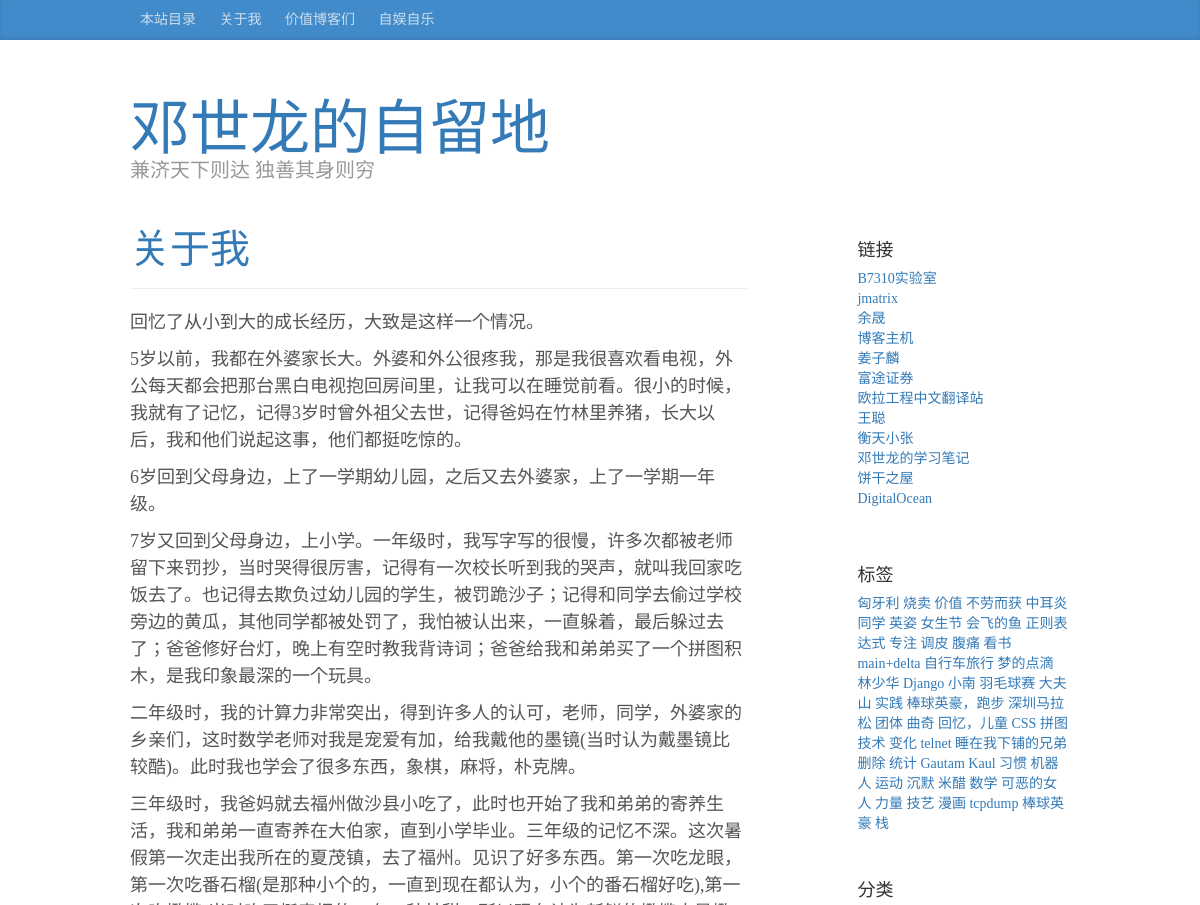
The app's page /about-me/ (upper part), older data.
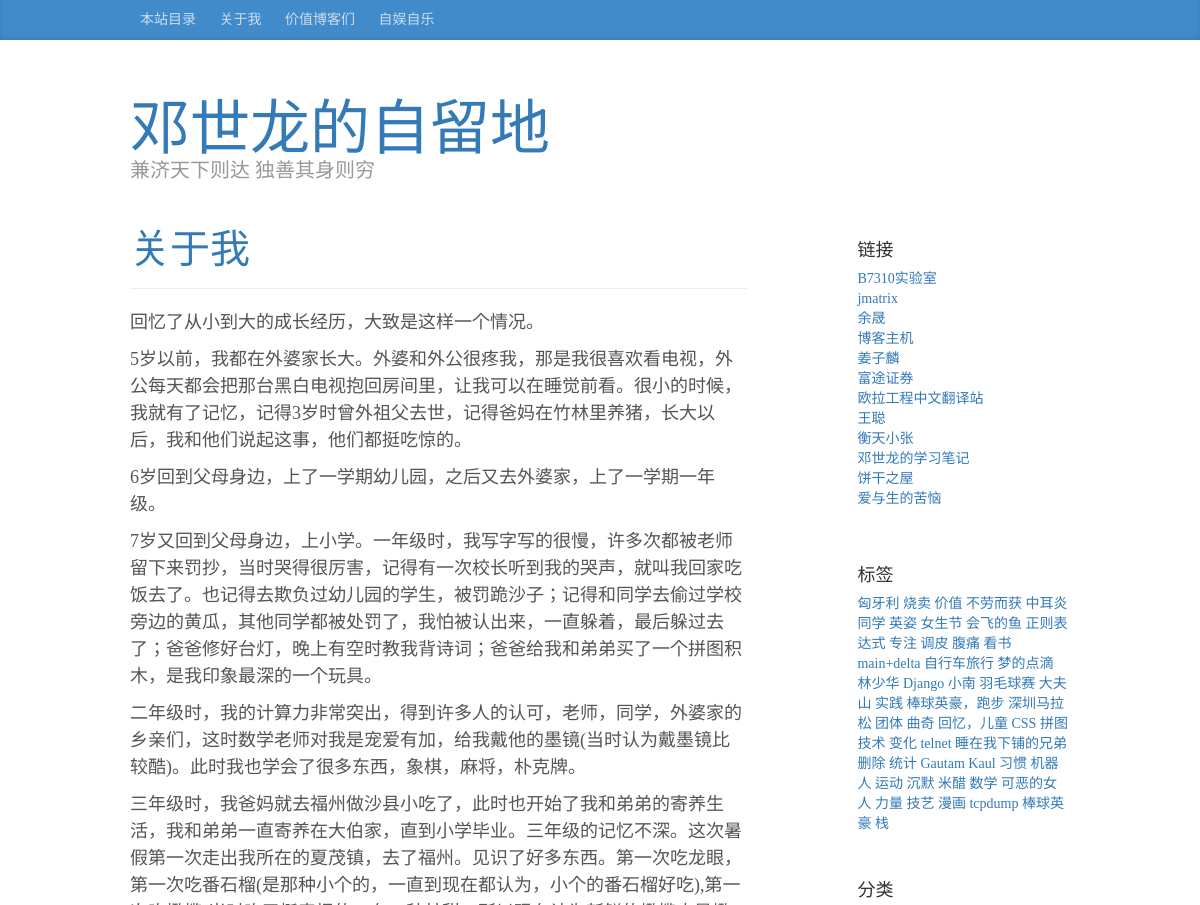
The same page, newer data.
### blog/models.py (models this page shows, shortened)
class Link(models.Model):
    url = models.CharField(max_length=255)
    name = models.CharField(max_length=100)
    description = models.CharField(max_length=100, blank=True)

### blog/views.py (the view)
# urls.py: url(r'^(?P<slug>[-\w]+)/$', PageDetail.as_view(), name="blog.page"),
class PageDetail(DetailView):
    model = Page
    def get_queryset(self):
        return Page.objects.filter(slug=self.kwargs['slug'])

### blog/models.py (called while the page is built)
    def __unicode__(self):
        return u'%s' % self.name

    def get_absolute_url(self):
        return reverse('blog.category', args=[self.name])

    def get_post_count(self):
        return Post.objects.filter(category=self.id).count()

    def get_absolute_url(self):
        return reverse('blog.page', args=[self.slug])

### blog/templatetags/my_markdown.py (called while the page is built)
@register.filter(name='mark')
def mark(value):
    return markdown(value, extensions=['markdown.extensions.extra', 'markdown.extensions.codehilite'])

### blog/templatetags/page_nav.py (called while the page is built)
@register.inclusion_tag('blog/page_list.html', takes_context = True)
def get_pages(context):
    return {'pages': Page.objects.all()}

### blog/templatetags/sidebar.py (called while the page is built)
@register.inclusion_tag('blog/sidebar/archive_list.html', takes_context = True)
def get_archive(context):
    return {'months': Post.objects.datetimes('publish_time', 'month')}

@register.inclusion_tag('blog/sidebar/category_list.html', takes_context = True)
def get_categories(context):
    return {'categories': Category.objects.all()}

@register.inclusion_tag('blog/sidebar/link_list.html', takes_context = True)
def get_links(context):
    return {'links': Link.objects.all()}

### blog/templates/blog/page_detail.html (shortened to what this page needs)
{% extends "base.html" %}
{% block content %}
    {% include "blog/_page.html" %}
{% endblock %}

### blog/templates/blog/sidebar/link_list.html
{% if links %}
 <div class="sidebar-module">
    <h4>链接</h4>
    <ol class="list-unstyled">
      {% for link in links %}
      <li><a href="{{link.url}}" title="{{link.description}}">{{link.name}}</a></li>
      {% endfor %}
    </ol>
  </div>
{% endif %}

Row changes from the older to the newer data that the page shows:
changed Link: name "DigitalOcean" → "爱与生的苦恼"
